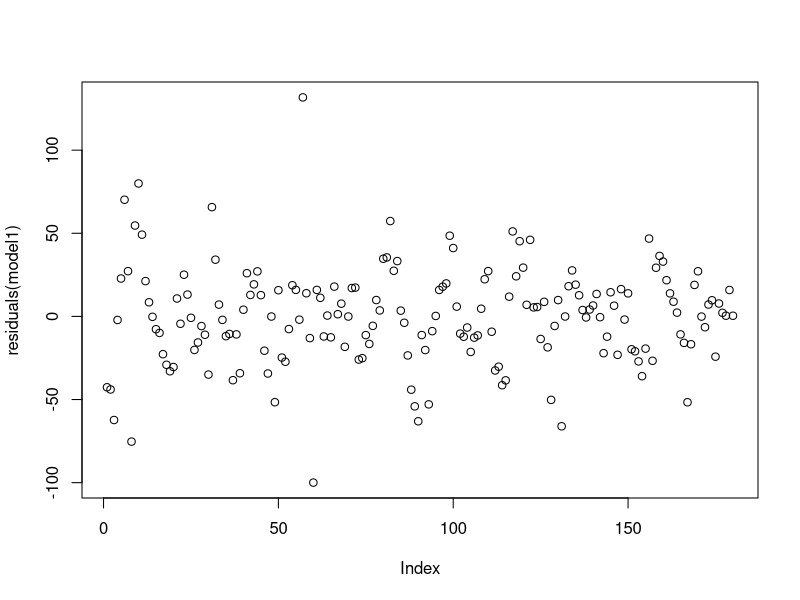
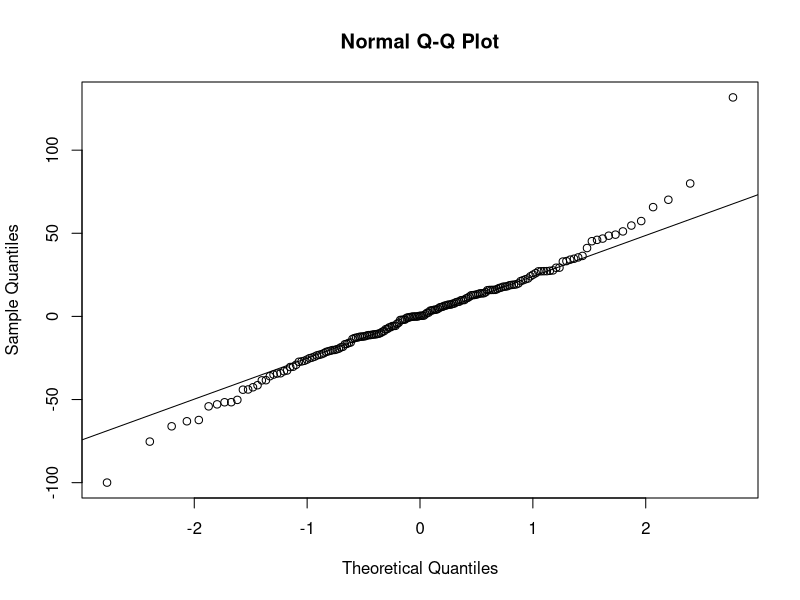

These figures' R source, in order:
## ---- chunk 1
library(lme4)
data(sleepstudy)
head(sleepstudy, 15)
## ---- chunk 2
(model1 <- lmer(Reaction ~ 1 + Days + (1 | Subject), data = sleepstudy))
## ---- chunk 3
summary(model1)
## ---- chunk 4
methods(class = "merMod")
## ---- chunk 5
ranef(model1)$Subject
## ---- chunk 6
fixef(model1)
coef(model1)$Subject[1:5, ]
## ---- chunk 7
plot(residuals(model1))
## ---- chunk 8
qqnorm(residuals(model1))
qqline(residuals(model1))
## ---- chunk 9
(model2 <- lmer(Reaction ~ 1 + Days + (Days | Subject), data = sleepstudy))
## ---- chunk 10
model3 <- lmer(Reaction ~ 1 + Days + (0 + Days | Subject), data = sleepstudy)
model4 <- lmer(Reaction ~ 1 + Days + Days^2 + (Days | Subject), data = sleepstudy)
model5 <- lmer(Reaction ~ 1 + Days + Days^2 + (0 + Days | Subject), data = sleepstudy)

anova(model1, model2, model3, model4, model5)
## ---- chunk 11
gm1 <- glmer(cbind(incidence, size - incidence) ~ period + (1 | herd), family = binomial, data = cbpp)
gm2 <- glmer(incidence ~ period + (1 | herd), family = poisson, data = cbpp)
gm3 <- glmer(incidence + 1 ~ period + (1 | herd), family = Gamma, data = cbpp)
gm4 <- glmer(incidence ~ period + (1 | herd), family = gaussian, data = cbpp)

anova(gm1, gm2, gm3, gm4)
